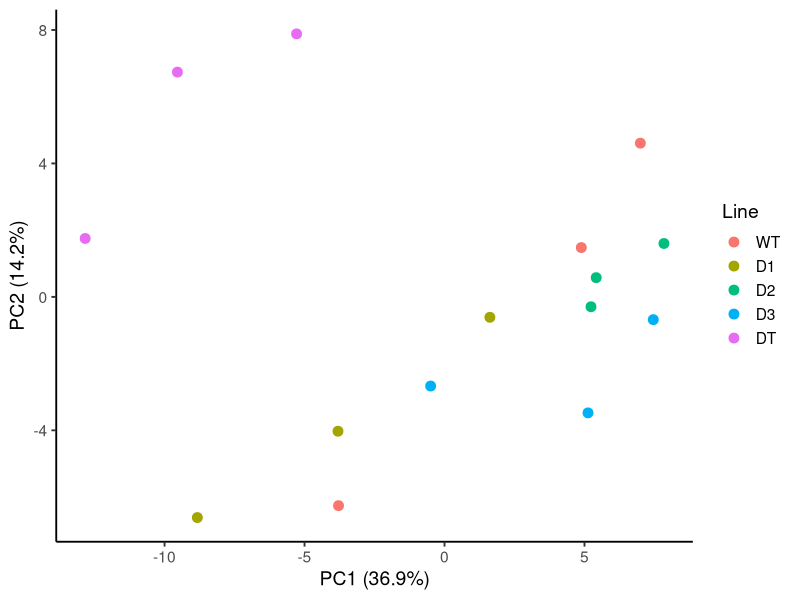
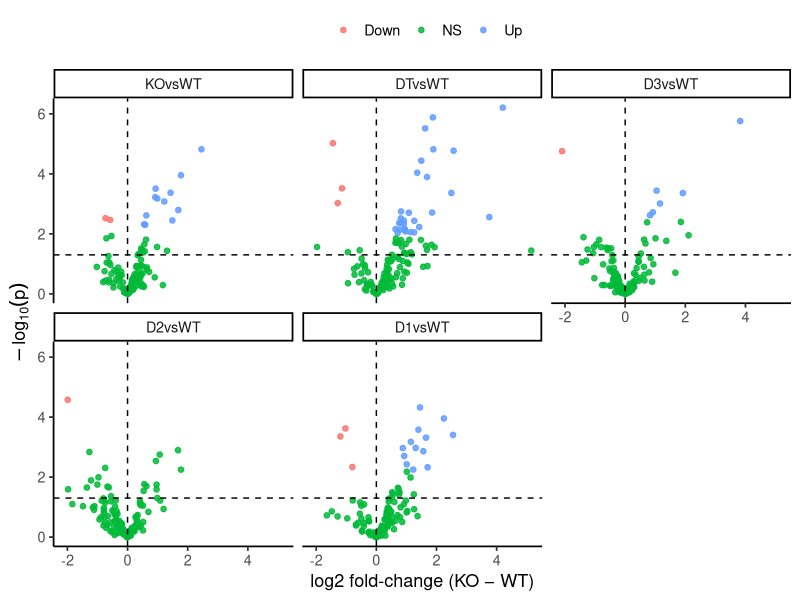
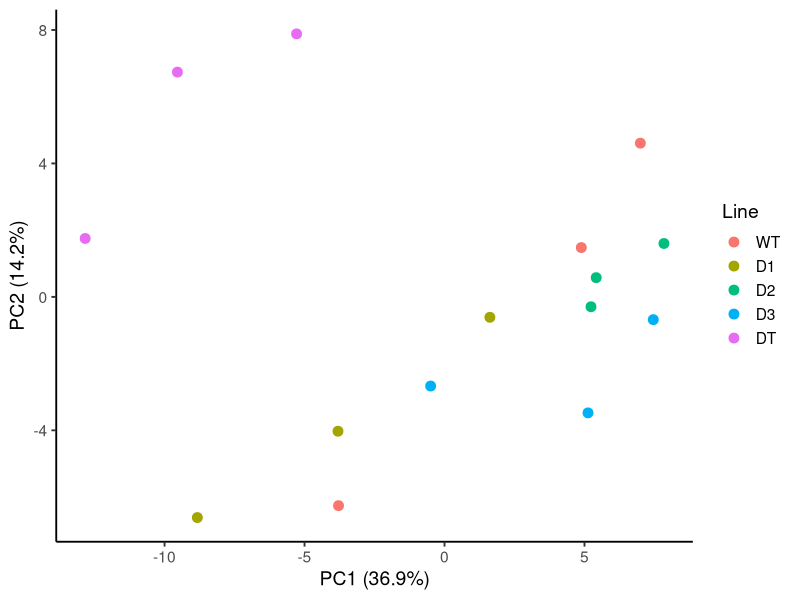
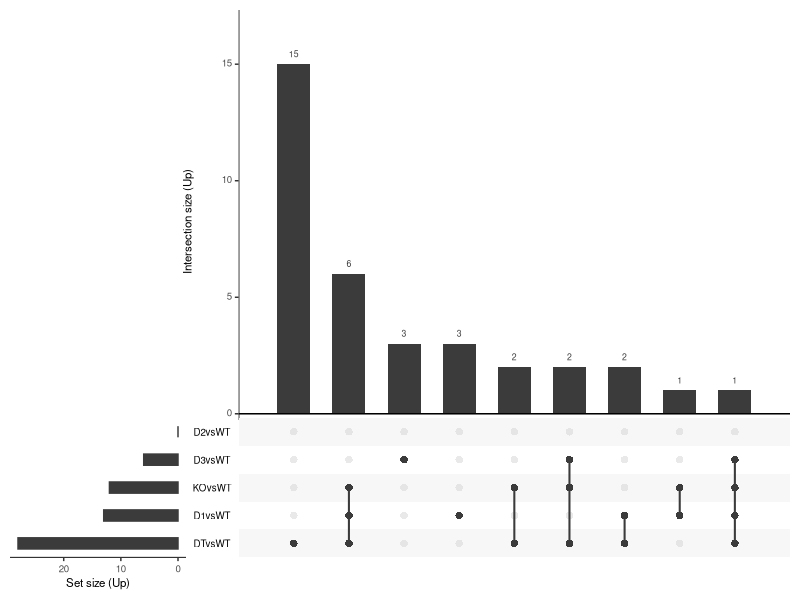
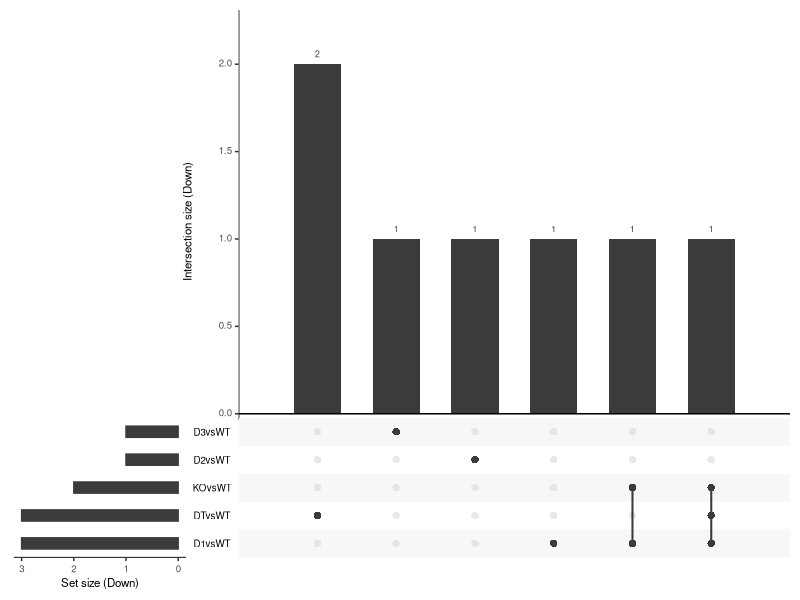
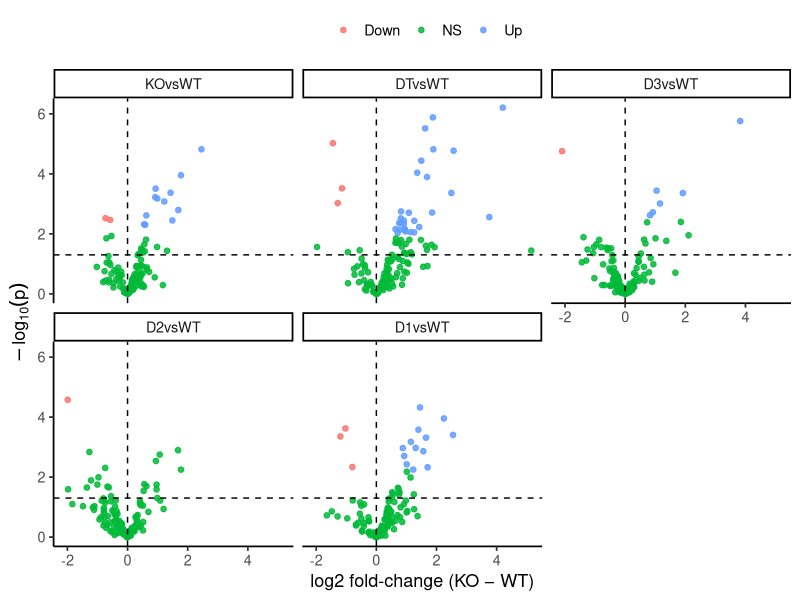

R code for these plots, in order:
setwd("~/Dropbox/Derlin KO Metabolomics")

# ---- packages ----
library(readr)
library(dplyr)
library(tidyr)
library(ggplot2)
library(limma)
library(tibble)
library(UpSetR)
library(ggrepel)
library(pheatmap)
library(svglite)

# ---- read + prep ----
data <- read_tsv(
  "Derlin_KO_Data_Clean.txt",
  quote = "",
  comment = "",
  name_repair = "minimal"
)

# cellular extract only
data <- data %>% select(1, contains("Cell", ignore.case = FALSE))

cell_cols <- names(data)[-1]
data[cell_cols] <- lapply(data[cell_cols], as.double)

X <- as.matrix(data[, cell_cols, drop = FALSE])
X[X < 0] <- NA_real_

hmin <- apply(X, 1, function(v) {
  pv <- v[!is.na(v) & v > 0]
  if (length(pv)) 0.5 * min(pv) else NA_real_
})

keep <- !is.na(hmin)
X    <- X[keep, , drop = FALSE]
hmin <- hmin[keep]

zero_idx <- which(X == 0, arr.ind = TRUE)
if (nrow(zero_idx)) X[zero_idx] <- hmin[zero_idx[, 1]]

na_idx <- which(is.na(X), arr.ind = TRUE)
if (nrow(na_idx)) X[na_idx] <- hmin[na_idx[, 1]]

X_log2 <- log2(X)

data_log2 <- cbind(data[keep, 1, drop = FALSE], as.data.frame(X_log2))

data_log2 <- data_log2 %>%
  mutate(.mean = rowMeans(across(-1), na.rm = TRUE)) %>%
  arrange(compound, desc(.mean)) %>%
  distinct(compound, .keep_all = TRUE) %>%
  select(-.mean)

# ---- PCA ----
samples <- colnames(data_log2)[-1]
grp_raw <- sub("^((D_WT|DWT|DT|D1|D2|D3)).*", "\\1", samples, perl = TRUE)
grp <- gsub("^(D_WT|DWT)$", "WT", grp_raw)

sample_info <- data.frame(
  Sample = samples,
  Group  = factor(grp, levels = c("WT", "D1", "D2", "D3", "DT")),
  stringsAsFactors = FALSE
)

mat <- t(as.matrix(data_log2[, -1, drop = FALSE]))

if (ncol(mat) > 1) {
  keep_feat <- apply(mat, 2, var) > 0
  mat <- mat[, keep_feat, drop = FALSE]
}

pca <- prcomp(mat, center = TRUE, scale. = TRUE)
var_expl <- (pca$sdev^2) / sum(pca$sdev^2)

scores <- data.frame(
  Sample = rownames(pca$x),
  PC1 = pca$x[, 1],
  PC2 = pca$x[, 2],
  row.names = NULL
)
scores <- merge(scores, sample_info, by = "Sample", sort = FALSE)

p_pca <- ggplot(scores, aes(PC1, PC2, color = Group)) +
  geom_point(size = 3) +
  labs(
    x = paste0("PC1 (", round(100 * var_expl[1], 1), "%)"),
    y = paste0("PC2 (", round(100 * var_expl[2], 1), "%)"),
    color = "Line"
  ) +
  theme_classic(base_size = 14)
print(p_pca)
ggsave("PCA_Cell.svg", plot = p_pca, device = "svg", width = 8, height = 6, dpi = 300)

# ---- Differential analysis (limma) ----
expr <- as.matrix(data_log2[, -1, drop = FALSE])
rownames(expr) <- data_log2[[1]]
Group <- sample_info$Group

design <- model.matrix(~ 0 + Group)
colnames(design) <- levels(Group)

fit <- lmFit(expr, design)

contr <- makeContrasts(
  D1vsWT = D1 - WT,
  D2vsWT = D2 - WT,
  D3vsWT = D3 - WT,
  DTvsWT = DT - WT,
  KOvsWT = (D1 + D2 + D3 + DT)/4 - WT,
  levels = design
)

fit2 <- eBayes(contrasts.fit(fit, contr))

res_D1 <- topTable(fit2, coef = "D1vsWT", number = Inf, sort.by = "P")
res_D2 <- topTable(fit2, coef = "D2vsWT", number = Inf, sort.by = "P")
res_D3 <- topTable(fit2, coef = "D3vsWT", number = Inf, sort.by = "P")
res_DT <- topTable(fit2, coef = "DTvsWT", number = Inf, sort.by = "P")
res_KO <- topTable(fit2, coef = "KOvsWT", number = Inf, sort.by = "P")

add_id <- function(df, name) rownames_to_column(df, "ID") %>%
  dplyr::mutate(contrast = name, .before = 1)

results_long <- dplyr::bind_rows(
  add_id(res_D1, "D1vsWT"),
  add_id(res_D2, "D2vsWT"),
  add_id(res_D3, "D3vsWT"),
  add_id(res_DT, "DTvsWT"),
  add_id(res_KO, "KOvsWT")
)

# ---- UpSet plots (save as SVG) ----
ord <- rev(c("D1vsWT","D2vsWT","D3vsWT","DTvsWT","KOvsWT"))
alpha <- 0.05; lfc_min <- 0

ids_for <- function(cn, dir = c("up","down")) {
  dir <- match.arg(dir)
  ix <- results_long$contrast == cn &
    results_long$adj.P.Val < alpha &
    abs(results_long$logFC) >= lfc_min
  ix <- if (dir == "up") ix & results_long$logFC > 0 else ix & results_long$logFC < 0
  unique(results_long$ID[ix])
}

sets_up   <- setNames(lapply(ord, \(cn) ids_for(cn, "up")),   ord)
sets_down <- setNames(lapply(ord, \(cn) ids_for(cn, "down")), ord)

# Upregulated
svg("UpSet_Upregulated_Cell.svg", width = 10, height = 6, pointsize = 12)
upset(UpSetR::fromList(sets_up), keep.order = TRUE, order.by = "freq",
      mainbar.y.label = "Intersection size (Up)",
      sets.x.label    = "Set size (Up)")
dev.off()

# Downregulated
svg("UpSet_Downregulated_Cell.svg", width = 10, height = 6, pointsize = 12)
upset(UpSetR::fromList(sets_down), keep.order = TRUE, order.by = "freq",
      mainbar.y.label = "Intersection size (Down)",
      sets.x.label    = "Set size (Down)")
dev.off()

# ---- Volcano (faceted) ----
volc_df <- results_long %>%
  transmute(
    contrast = factor(contrast, levels = ord),
    ID, logFC, P.Value, adj.P.Val,
    neglog10P = -log10(P.Value),
    sig = case_when(
      adj.P.Val < alpha & logFC >=  lfc_min ~ "Up",
      adj.P.Val < alpha & logFC <= -lfc_min ~ "Down",
      TRUE                                  ~ "NS"
    )
  )

n_label <- 10
label_df <- volc_df %>%
  filter(sig != "NS") %>%
  group_by(contrast) %>%
  slice_max(order_by = neglog10P, n = n_label, with_ties = FALSE) %>%
  ungroup()

p_volc <- ggplot(volc_df, aes(x = logFC, y = neglog10P, color = sig)) +
  geom_point(size = 1.6, alpha = 0.85) +
  geom_vline(xintercept = c(-lfc_min, lfc_min), linetype = "dashed") +
  geom_hline(yintercept = -log10(alpha), linetype = "dashed") +
  facet_wrap(~ contrast, ncol = 3) +
  labs(
    x = "log2 fold-change (KO − WT)",
    y = expression(-log[10](p)),
    color = ""
  ) +
  theme_classic(base_size = 13) +
  theme(legend.position = "top")
print(p_volc)
ggsave("Volcano_AllContrasts_Cell.svg", plot = p_volc, device = "svg",
       width = 10, height = 8, dpi = 300)
